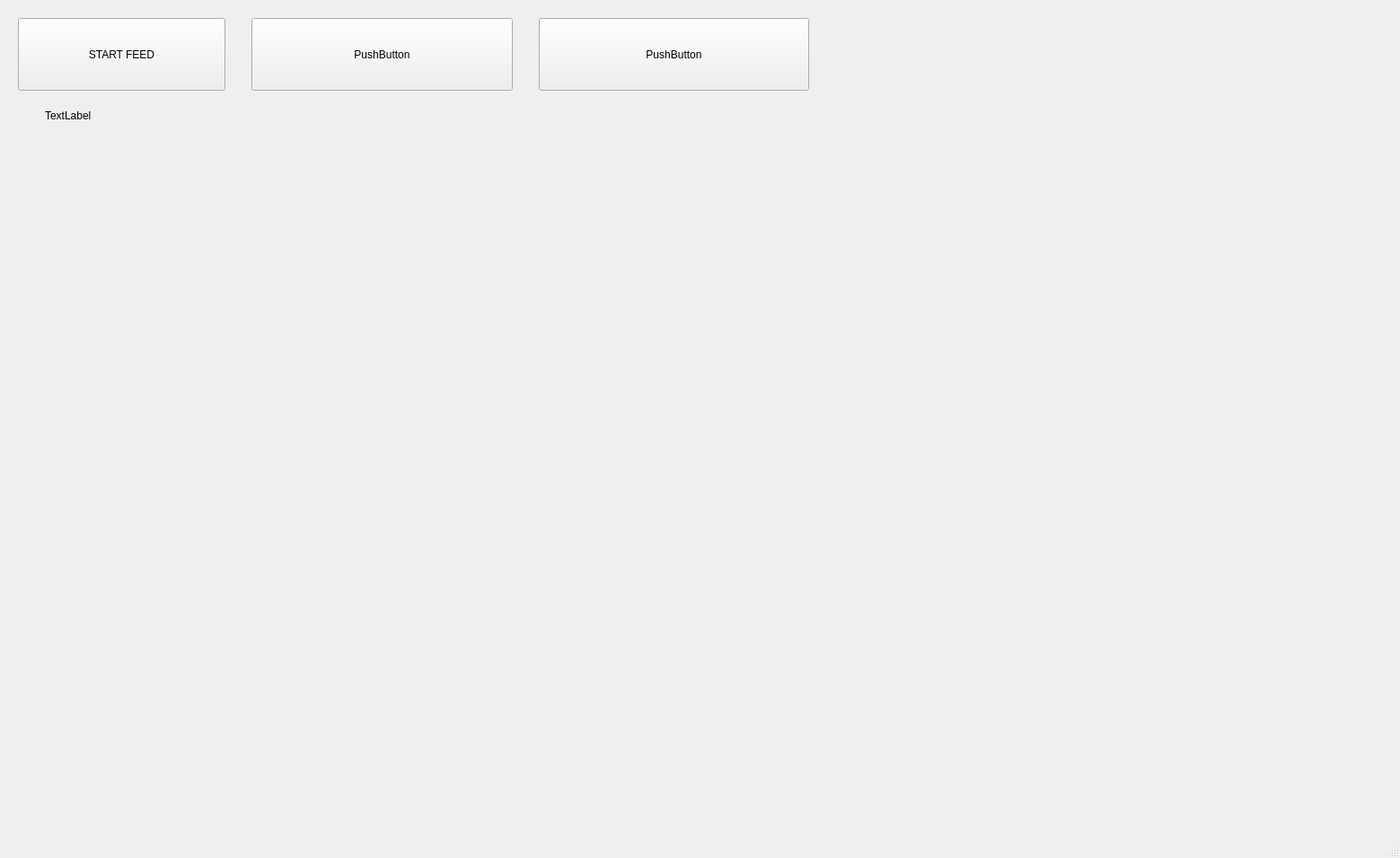
<?xml version="1.0" encoding="UTF-8"?>
<ui version="4.0">
 <class>camera_feed</class>
 <widget class="QMainWindow" name="camera_feed">
  <property name="geometry">
   <rect>
    <x>0</x>
    <y>0</y>
    <width>1559</width>
    <height>956</height>
   </rect>
  </property>
  <property name="windowTitle">
   <string>MainWindow</string>
  </property>
  <widget class="QWidget" name="centralwidget">
   <widget class="QcameraViewfinder" name="camera_feed_2" native="true">
    <property name="geometry">
     <rect>
      <x>20</x>
      <y>160</y>
      <width>1531</width>
      <height>531</height>
     </rect>
    </property>
   </widget>
   <widget class="QPushButton" name="start">
    <property name="geometry">
     <rect>
      <x>20</x>
      <y>20</y>
      <width>231</width>
      <height>81</height>
     </rect>
    </property>
    <property name="text">
     <string>START FEED</string>
    </property>
   </widget>
   <widget class="QPushButton" name="stop">
    <property name="geometry">
     <rect>
      <x>280</x>
      <y>20</y>
      <width>291</width>
      <height>81</height>
     </rect>
    </property>
    <property name="text">
     <string>PushButton</string>
    </property>
   </widget>
   <widget class="QPushButton" name="pushButton_3">
    <property name="geometry">
     <rect>
      <x>600</x>
      <y>20</y>
      <width>301</width>
      <height>81</height>
     </rect>
    </property>
    <property name="text">
     <string>PushButton</string>
    </property>
   </widget>
   <widget class="QLabel" name="label">
    <property name="geometry">
     <rect>
      <x>50</x>
      <y>120</y>
      <width>67</width>
      <height>17</height>
     </rect>
    </property>
    <property name="text">
     <string>TextLabel</string>
    </property>
   </widget>
  </widget>
  <widget class="QMenuBar" name="menubar">
   <property name="geometry">
    <rect>
     <x>0</x>
     <y>0</y>
     <width>1559</width>
     <height>22</height>
    </rect>
   </property>
  </widget>
  <widget class="QStatusBar" name="statusbar"/>
 </widget>
 <customwidgets>
  <customwidget>
   <class>QcameraViewfinder</class>
   <extends>QWidget</extends>
   <header location="global">qcameraviewfinder.h</header>
   <container>1</container>
  </customwidget>
 </customwidgets>
 <resources/>
 <connections>
  <connection>
   <sender>start</sender>
   <signal>clicked()</signal>
   <receiver>camera_feed_2</receiver>
   <slot>show()</slot>
   <hints>
    <hint type="sourcelabel">
     <x>160</x>
     <y>94</y>
    </hint>
    <hint type="destinationlabel">
     <x>221</x>
     <y>339</y>
    </hint>
   </hints>
  </connection>
 </connections>
</ui>
